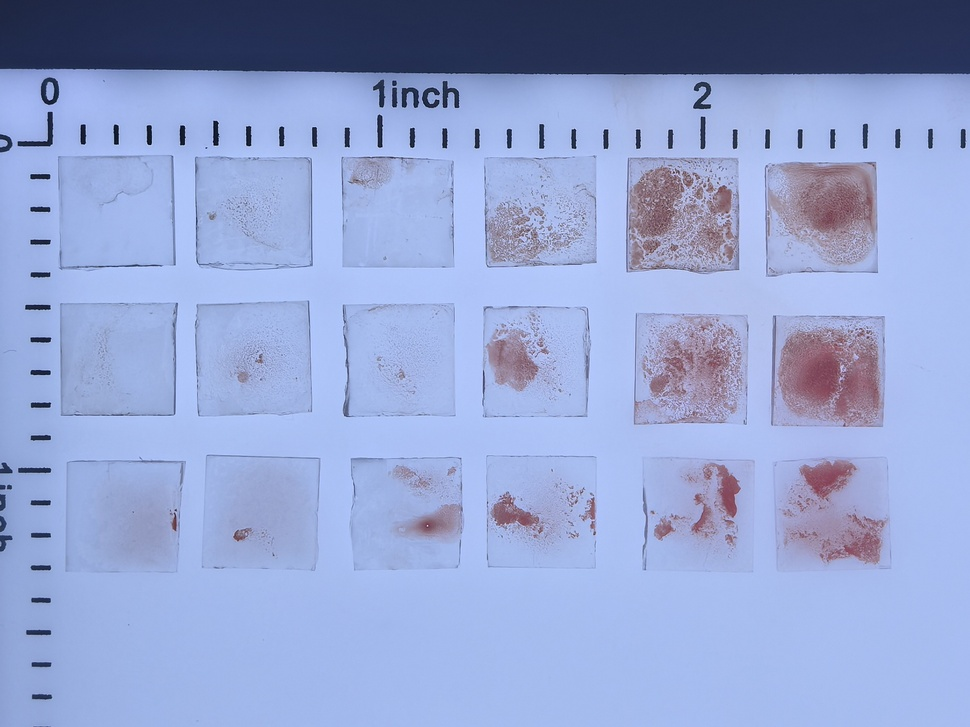
#> input picture input/3192339c345b5fc6626cf48846d5051b.JPG, 970 x 727 px, shrunk from 1835 x 1375 before the run
$ python annotate_inner_squares.py ../input/3192339c345b5fc6626cf48846d5051b.JPG
#> lines starting #> are read from the running program, lines starting #| are printed output that depends on the picture; after the words box and inside, x2 and y2 are one past the last pixel; in counts of white or black regions, pixels touching at a corner belong together
"""Manual row-major annotation tool for nine inner content squares."""

from __future__ import annotations

import argparse
import json
from pathlib import Path
from typing import Sequence

import cv2
import numpy as np

BBox = tuple[int, int, int, int]


# [40 lines left out: functions validate_annotations, save_annotations, not called in this run]


def annotate(image_path: Path, output: Path) -> bool:
    image = cv2.imread(str(image_path))
#> image is the input picture: shape (727, 970, 3); mean B, G, R 209.6, 163.7, 147.7
    if image is None:
        raise ValueError(f"Could not read image: {image_path}")
    boxes: list[BBox] = []
    current: list[tuple[int, int]] = []
    window = "Manual inner-square annotation"

    # [9 lines left out: function on_mouse, not called in this run]

    cv2.namedWindow(window, cv2.WINDOW_NORMAL)
    cv2.setMouseCallback(window, on_mouse)
    while True:
        display = image.copy()
        for index, box in enumerate(boxes, 1):
            cv2.rectangle(display, box[:2], box[2:], (0, 255, 0), 2)
            cv2.putText(
                display,
                str(index),
                (box[0] + 4, box[1] + 22),
                cv2.FONT_HERSHEY_SIMPLEX,
                0.7,
                (0, 255, 0),
                2,
            )
        if current:
            cv2.circle(display, current[0], 5, (0, 255, 255), -1)
        cv2.putText(
            display,
            f"Cell {min(len(boxes) + 1, 9)}/9: click top-left, then bottom-right",
            (15, 30),
            cv2.FONT_HERSHEY_SIMPLEX,
            0.65,
            (255, 0, 0),
            2,
        )
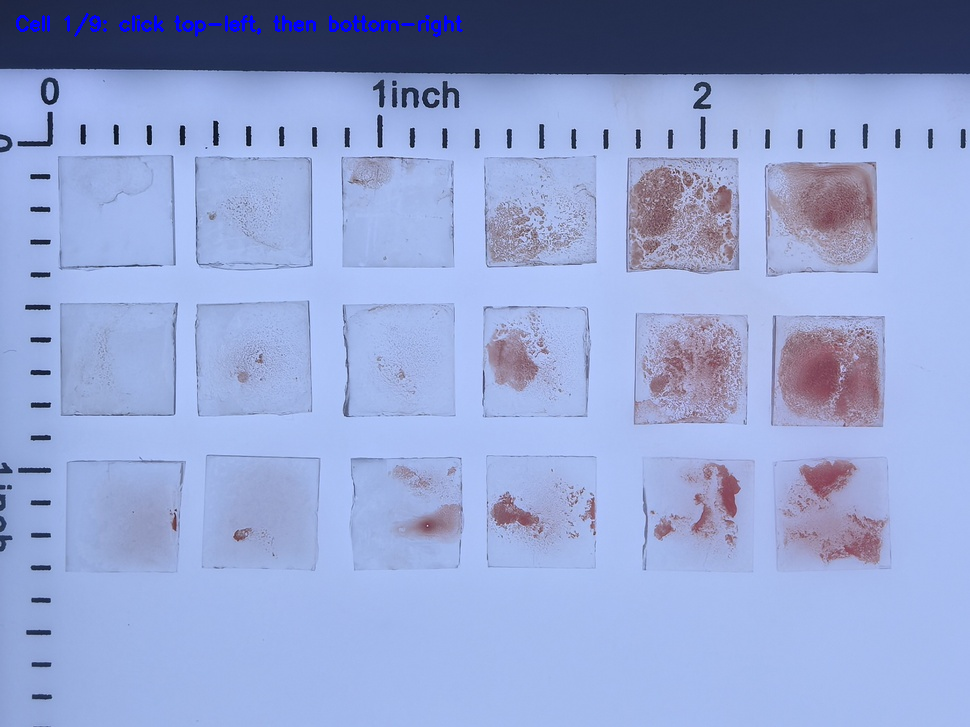
#> display: shape (727, 970, 3); 0.38% of pixels changed, all inside (x1, y1, x2, y2) = (16, 13, 463, 37)
        cv2.imshow(window, display)
        key = cv2.waitKey(20) & 0xFF
#> (key Esc is pressed here)
        if key == 27:
            cv2.destroyWindow(window)
            return False
        if key in (8, 127):
            if current:
                current.clear()
            elif boxes:
                boxes.pop()
        if key in (10, 13) and len(boxes) == 9:
            save_annotations(output, image_path.name, boxes)
            cv2.destroyWindow(window)
            return True


def main(argv: Sequence[str] | None = None) -> int:
    parser = argparse.ArgumentParser(description=__doc__)
    parser.add_argument("image", type=Path)
    parser.add_argument("--output", type=Path)
    arguments = parser.parse_args(argv)
    output = arguments.output or arguments.image.with_suffix(".annotations.json")
    saved = annotate(arguments.image, output)
    if saved:
        print(output)
        return 0
    print("Annotation cancelled.")
    return 1


if __name__ == "__main__":
#> (the run stopped early here; a loop or call above may not have finished)
